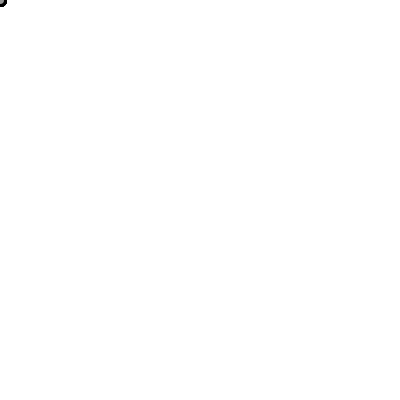
Frame 1 (no input)
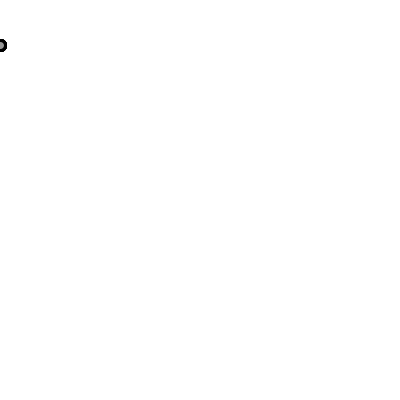
Frame 60 (the mouse pressed at the canvas centre just before this capture)
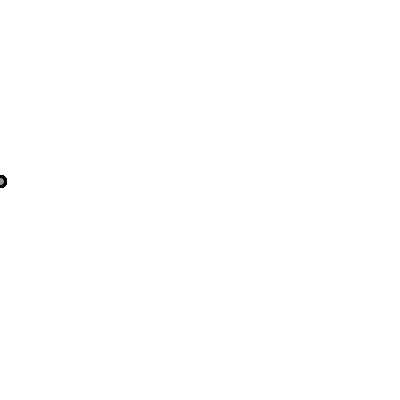
Frame 120 (the mouse held since frame 60 and released just before this capture)

The Processing sketch that drew these frames (run headless with seeded random() and noise(); from frame 60 on, the mouse is pressed at the canvas centre):

// Processing sketch: Particles
// ── Particles.pde
class Explosion {
  int mass;
  ArrayList particles;
  //int LIFESPAN; //= 120;
  //global gravity
  // PVector acceleration; // =  new PVector(0f, 0.025);
  Explosion(int mass) {
    this.mass = mass;
    //this.LIFESPAN = 120;
    //this.acceleration = new PVector(0f, 0.025);
  }

  //  void setup() {
  //    size(400, 400);
  //    stroke(0);
  //    strokeWeight(3);
  //    fill(150);
  //    smooth();
  //    particles = new ArrayList();
  //    for (int i = 0; i < mass; i++) {
  //      Particle p = new Particle();
  //      particles.add(p);
  //    }
  //  }
  //
  //  void draw() {
  //    background(255);
  //    //only create when mouse moves
  //    if (abs(mouseX-pmouseX) > 0.0001) {
  //      particles.add(new Particle());
  //    }
  //    //for (int i = particles.size ()-1; i >= 0; i--) {
  //    for (int i = mass - 1; i >= 0; i--) {
  //      Particle p = (Particle)particles.get(i);
  //      if (!p.exist()) {
  //        particles.remove(i);
  //      }
  //    }
  //  }
}


public class Particle {
  PVector location;
  PVector velocity;
  int age;
  PVector acceleration;
  int LIFESPAN;
  public Particle() {
    location = new PVector(mouseX, mouseY);
    //get velocity from direction and speed of mouse movement
    velocity = new PVector(mouseX-pmouseX, mouseY-pmouseY);
    age = 0;
    acceleration = new PVector(0f, 0.025);
    this.LIFESPAN = 120;
  }

  public boolean exist() {
    velocity.add(acceleration);
    location.add(velocity);
    ellipse(location.x, location.y, 10, 10);
    if (age > LIFESPAN) {
      return false;
    }
    age++;
    return true;
  }
}
// SETTING UP THE GAME
Explosion e;// = new Explosion(10);
void setup() {
  size(400, 400);
  stroke(0);
  strokeWeight(3);
  fill(150);
  smooth();
  e = new Explosion(10);
  e.particles = new ArrayList();
  for (int i = 0; i < e.mass; i++) {
    Particle p = new Particle();
    e.particles.add(p);
  }
}

void draw() {
  background(255);
  //only create when mouse moves
  if (abs(mouseX-pmouseX) > 0.0001) {
    e.particles.add(new Particle());
  }
  //for (int i = particles.size ()-1; i >= 0; i--) {
  for (int i = e.mass - 1; i >= 0; i--) {
    Particle p = (Particle)e.particles.get(i);
    if (!p.exist()) {
      e.particles.remove(i);
    }
  }
}
